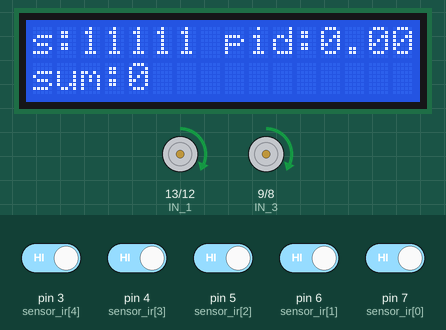
Simulated run of this program. Board: Arduino Uno, built with avr-gcc and run on an emulated ATmega328P. Shown: 16×2 character LCD, motor-driver pin pairs drawn as motors (green arrow = first pin HIGH = forward, orange = second pin HIGH = backward, longer = more drive, scaled by the enable pin). The test bench sets the inputs (shaded band); at power-on: pin 3 (sensor_ir[4]), pin 4 (sensor_ir[3]), pin 5 (sensor_ir[2]), pin 6 (sensor_ir[1]), pin 7 (sensor_ir[0]) HIGH. What the program prints to the serial monitor is not drawn.

Above: at 1.2 s.
1.3 s: pin 3 (sensor_ir[4]) driven LOW
At 2.6 s:
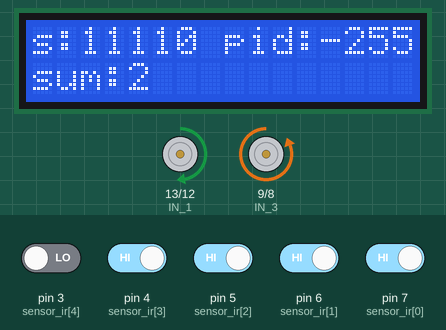
3.1 s: pin 7 (sensor_ir[0]) driven LOW
At 5.92 s:
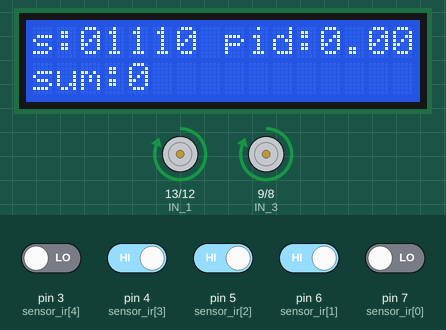
6.1 s: pin 6 (sensor_ir[1]) driven LOW
At 7.6 s:
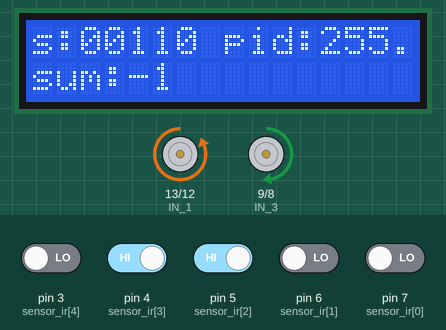
8.6 s: pin 7 (sensor_ir[0]) driven HIGH
At 8.83 s:
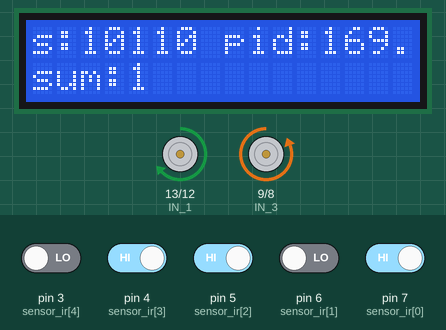
11.1 s: pin 3 (sensor_ir[4]) driven HIGH
At 11.35 s:
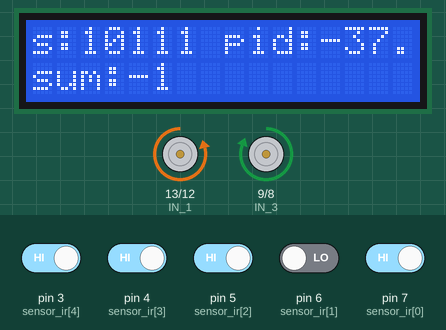
13.3 s: pin 4 (sensor_ir[3]) driven LOW
At 16.3 s:
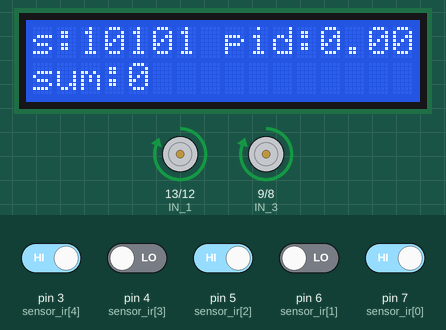
Timing chart, 0 to 17.3 s (numbered marks = the images above; inputs shaded):
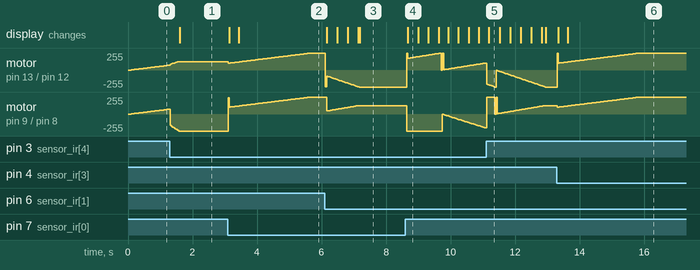

The program:

main.cpp
```cpp
#include <Arduino.h>
#include <Wire.h>
#include <LiquidCrystal_I2C.h>
// inisialisasi sensor garis dan motor yang digunakan
const int sensor_ir[] = {7, 6, 5, 4, 3};
const int IN_1 = 13;
const int IN_2 = 12;
const int enable_A = 11;
const int enable_B = 10;
const int IN_3 = 9;
const int IN_4 = 8;

// variabel untuk kontrol pid
float nilai_tujuan = 0; //ini adalah nilai utama saya dan tujuan dari pid.
float nilai_tujuan_sebelum;
float PID_nilai_kesalahan; //berapa nilai kesalahan dari pembacaan sensor garis
float PID_nilai_kesalahan_sebelum;
float waktu, waktu_selisih, waktu_sebelum;
float PID_total;
// variabel pid saya
//////////////////////////////
int kp = 80;
int ki = 6;
int kd = 2;
//////////////////////////////
// nilai p, i, dan d, dan variabel pid lainnya
int nilai_p = 0;
int nilai_i = 0;
int nilai_d = 0;
float nilai_kp_sebelum;
float nilai_ki_sebelum;
float nilai_kd_sebelum;
int nilai_PID_tetap = 0;
// nilai pid sebelum

// ini adalah variabel sensornya
// gunakan sebaik mungkin
int nilai_sensor[] = {0, 0, 0, 0, 0};
int nilai_beban_sensor[] = {-2, -1, 0, 1, 2};
int nilai_simpan[] = {0, 0, 0, 0, 0};
int sum_nilai_sensor = 0;
// nilai akselerasi pada lintasan lurus
int akselerasi = 0;

// inisialisasi lcd
LiquidCrystal_I2C lcd(0x27, 16, 2);

void setup()
{
    lcd.init();
    lcd.backlight();
    Serial.begin(9600);
    for (size_t i = 8; i <= 13; i++)
        pinMode(i, OUTPUT);

    for (size_t i = 0; i <= 4; i++)
        pinMode(sensor_ir[i], INPUT);

    waktu = millis();
}

void loop()
{
    for (size_t i = 0; i <= 4; i++)
        nilai_sensor[i] = digitalRead(sensor_ir[i]);

    for (size_t i = 0; i <= 4; i++)
    {
        if (nilai_sensor[i] == 0)
            nilai_simpan[i] = nilai_beban_sensor[i];
        else if (nilai_sensor[i] == 1)
            nilai_simpan[i] = 0;
    }
    // jumlahkan semua nilai sensor
    // sum nilai sensor adalah nilai sensor utama yang akan dijadikan bahan acuan nilai pid
    sum_nilai_sensor = nilai_simpan[0] + nilai_simpan[1] + nilai_simpan[2] + nilai_simpan[3] + nilai_simpan[4];
    // kode puntuk nilai p
    PID_nilai_kesalahan = nilai_tujuan - sum_nilai_sensor;
    Serial.print("nil_kslhn:");
    Serial.print(PID_nilai_kesalahan);
    nilai_p = kp * PID_nilai_kesalahan;
    Serial.print(" kp:");
    Serial.print(nilai_p);
    // kode untuk nilai i dan batasannya
    nilai_i = nilai_i + (ki * PID_nilai_kesalahan);
    if (nilai_i >= 255)
        nilai_i = 255;
    else if (nilai_i <= -255)
        nilai_i = -255;
    Serial.print(" ki:");
    Serial.print(nilai_i);
    // dan ini adalah kode untuk nilai d dan batasannya
    waktu_sebelum = waktu;
    waktu = millis();
    waktu_selisih = (waktu - waktu_sebelum) / 1000;
    nilai_d = kd * ((PID_nilai_kesalahan - PID_nilai_kesalahan_sebelum) / waktu_selisih);
    if (nilai_d >= 255)
        nilai_d = 255;
    else if (nilai_d <= -255)
        nilai_d = -255;
    Serial.print(" kd:");
    Serial.println(nilai_d);
    // jumlahkan semua nilai pid
    PID_total = nilai_p + nilai_i;

    // kode untuk membatasi nilai pid
    if (PID_total >= 255)
        PID_total = 255;
    else if (PID_total <= -255)
        PID_total = -255;

    // ini kode untuk kontrol motor drivernya
    if (sum_nilai_sensor > 0)
    {
        analogWrite(enable_A, PID_total * -1 * 0.5);
        analogWrite(enable_B, PID_total * -1);
        digitalWrite(IN_1, HIGH);
        digitalWrite(IN_2, LOW);
        digitalWrite(IN_3, LOW);
        digitalWrite(IN_4, HIGH);
        akselerasi = 100;
    }
    else if (sum_nilai_sensor < 0)
    {
        analogWrite(enable_A, PID_total);
        analogWrite(enable_B, PID_total * 0.5);
        digitalWrite(IN_1, LOW);
        digitalWrite(IN_2, HIGH);
        digitalWrite(IN_3, HIGH);
        digitalWrite(IN_4, LOW);
        akselerasi = 100;
    }
    else
    {
        digitalWrite(IN_1, HIGH);
        digitalWrite(IN_2, LOW);
        digitalWrite(IN_3, HIGH);
        digitalWrite(IN_4, LOW);
        analogWrite(enable_A, akselerasi);
        analogWrite(enable_B, akselerasi);
        nilai_i = 0;
    }
    akselerasi = akselerasi + 2;
    if (akselerasi >= 255)
        akselerasi = 255;

    // ini kode untuk menampilkan nilai sensor
    lcd.setCursor(0, 0);
    lcd.print("s:");
    for (size_t i = 0; i <= 4; i++)
        lcd.print(nilai_sensor[i]);
    lcd.print(" pid:");
    lcd.print(PID_total);
    lcd.print("      ");

    lcd.setCursor(0, 1);
    lcd.print("sum:");
    lcd.print(sum_nilai_sensor);
    lcd.print("      ");
}
```

Measured:
- after the input at 1.3 s, the display: changes after 0.30 s (image 1)
- after the input at 3.1 s, the display: first changes at once (image 2 shows a later state)
- after the input at 6.1 s, the display: first changes after 0.06 s (image 3 shows a later state)
- after the input at 13.3 s, the display: first changes at once (image 6 shows a later state)
